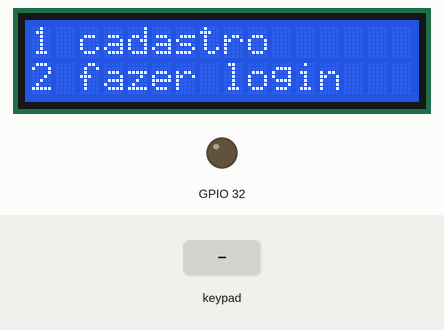
Bench run of a sketch on a simulated ESP32. Parts: 16×2 character LCD, output pins drawn as LEDs (lit = HIGH). Inputs (shaded band) come from the test bench. WiFi joins after 1.5 s; servers stay silent unless stated; what the sketch prints to the serial monitor is not drawn.

Above: at 3.3 s.
3.4 s: keypad keys 1 9 1 8 5 1 7 # pressed 0.4 s apart
At 4.4 s:
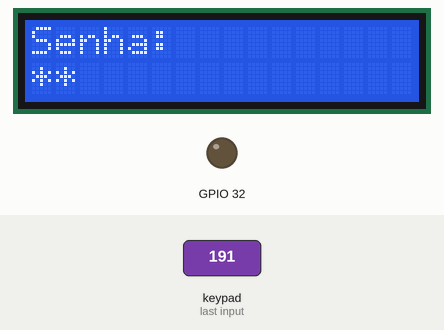
8.1 s: key '2' pressed
At 9.4 s:
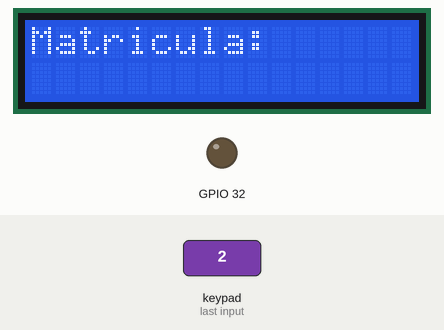
9.7 s: key '#' pressed
At 10.2 s:
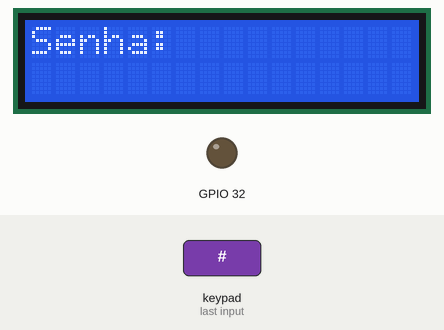
11.2 s: keypad keys 1 2 3 4 # pressed 0.4 s apart
At 14.3 s:
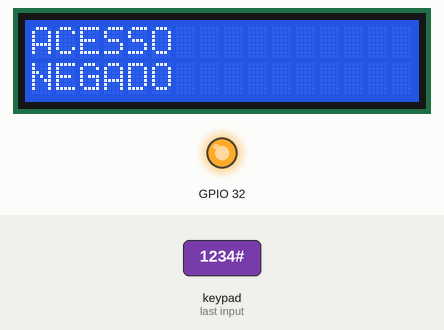
14.7 s: keypad keys 1 9 1 8 5 1 7 * pressed 0.4 s apart
At 20.7 s:
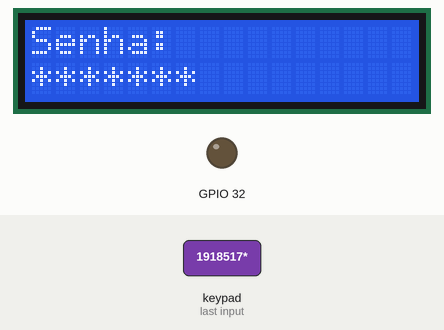
20.9 s: keypad keys 1 9 1 8 5 1 7 pressed 0.4 s apart
At 23.9 s:
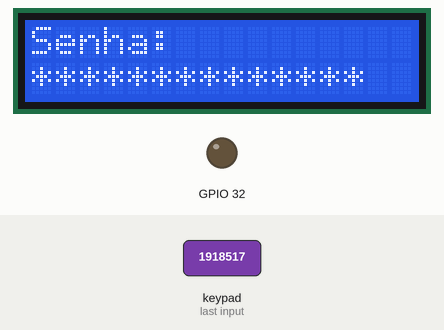
Timing chart, 0 to 25.4 s (numbered marks = the images above; inputs shaded):
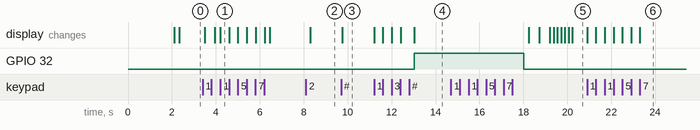

Measured:
- after the input at 3.4 s, the display: first changes after 0.08 s (image 1 shows a later state)
- after the input at 8.1 s, the display: changes after 0.19 s (image 2)
- after the input at 9.7 s, the display: changes at once (image 3)
- after the input at 11.2 s, GPIO 32: LOW → HIGH after 1.8 s; the display: first changes at once (image 4 shows a later state)
- after the input at 14.7 s, the display: first differs from a run without the input after 4.0 s (image 5 shows a later state)
- after the input at 20.9 s, the display: first changes at once (image 6 shows a later state)

The sketch:

gerencia_esp32.ino
```cpp
#include <Keypad.h>               // Biblioteca para lidar com o teclado numérico
#include <WiFi.h>                 // Biblioteca para a conexão Wi-Fi
#include <HTTPClient.h>           // Biblioteca para fazer requisições HTTP
#include <ArduinoJson.h>          // Biblioteca para manipulação de JSON
#include <LiquidCrystal_I2C.h>    // Biblioteca para controlar o display LCD

LiquidCrystal_I2C lcd(0x27, 16, 2);  // Cria uma instância do objeto lcd para controlar o display LCD

const char* ssid = "nome_wifi";      // Nome (SSID) da rede Wi-Fi
const char* password = "senha_wifi"; // Senha da rede Wi-Fi
const String url = "https://acessousuarioesp32-production.up.railway.app/usuarios/"; // URL base da API

const byte LINHAS = 4;   // Número de linhas do teclado numérico
const byte COLUNAS = 3;  // Número de colunas do teclado numérico

char teclas[LINHAS][COLUNAS] = {     // Definição das teclas do teclado numérico
  {'1', '2', '3'},
  {'4', '5', '6'},
  {'7', '8', '9'},
  {'*', '0', '#'}
};

byte pinosLinhas[LINHAS] = {19, 18, 5, 17};    // Pinos conectados às linhas do teclado numérico
byte pinosColunas[COLUNAS] = {16, 4, 15};      // Pinos conectados às colunas do teclado numérico

Keypad keypad = Keypad(makeKeymap(teclas), pinosLinhas, pinosColunas, LINHAS, COLUNAS);   // Cria uma instância do objeto keypad

void setup() {
  lcd.init();                      // Inicializa o display LCD
  lcd.backlight();                 // Habilita a luz de fundo do display
  lcd.setCursor(0, 0);             // Posiciona o cursor na primeira linha, primeira coluna

  Serial.begin(115200);            // Inicializa a comunicação serial com velocidade de 115200 bps
  WiFi.begin(ssid, password);      // Conecta-se à rede Wi-Fi especificada

  lcd.print("Conectando ");
  lcd.setCursor(0, 1);
  lcd.print("ao wifi");

  while (WiFi.status() != WL_CONNECTED) {   // Aguarda até que a conexão Wi-Fi seja estabelecida
    delay(1000);
    Serial.println("Conectando ao WiFi...");
  }

  lcd.clear();
  lcd.print("Conectado! ");
  Serial.println("Conectado ao WiFi!");
  lcd.clear();
}

void loop() {
  delay(200);
  lcd.clear();
  lcd.print("1 cadastro");
  lcd.setCursor(0, 1);
  lcd.print("2 fazer login");


  Serial.println("1 cadastrar usuário");
  Serial.println("2 fazer login");

  char tecla = keypad.getKey();    // Obtém a tecla pressionada pelo usuário

  if (tecla) {
    if (tecla == '1') {
      lcd.clear();
      lcd.print("Insira a senha");
      lcd.setCursor(0, 1);
      lcd.print("de Administrador!");
      delay(300);

      Serial.println("Opção 1 selecionada. Por favor, insira a senha de administrador:");
      if (verificarSenhaAdmin()) {
        cadastrarUsuario();    // Executa a função para cadastrar um usuário
      } else {
        lcd.clear();
        lcd.print("Senha");
        lcd.setCursor(0, 1);
        lcd.print("Incorreta!");
        Serial.println("Senha de administrador incorreta. Operação cancelada.");
      }
    } else if (tecla == '2') {
      Serial.println("Opção 2 selecionada. Efetue o login:");
      fazerLogin();    // Executa a função para fazer login
    }
  }
}

void cadastrarUsuario() {
  lcd.clear();
  lcd.print("Insira ");
  lcd.setCursor(0, 1);
  lcd.print("nova Matricula");
  delay(500);
  String matricula = obterMatricula();    // Obtém a matrícula do usuário
  Serial.println("Digite a senha:");
  String senha = obterSenha();            // Obtém a senha do usuário

  if (WiFi.status() == WL_CONNECTED) {
    HTTPClient http;

    http.begin("https://acessousuarioesp32-production.up.railway.app/usuarios");
    http.addHeader("Content-Type", "application/json");

    String requestBody = "{\"id\": null, \"matricula\":\"" + matricula + "\", \"senha\":\"" + senha + "\", \"ativo\":\"a\" }";

    int httpResponseCode = http.POST(requestBody);

    if (httpResponseCode == 201) {
      lcd.clear();
      lcd.print("Usuário");
      lcd.setCursor(0, 1);
      lcd.print("Cadastrado!");
      Serial.println("Usuário cadastrado");
    } else {
      lcd.clear();
      lcd.print("Tente");
      lcd.setCursor(0, 1);
      lcd.print("Novamente!");
      Serial.print("Falha no cadastro");
      //Serial.println(httpResponseCode);
    }

    http.end();
  }

  delay(500); // Aguarda 5 segundos antes de fazer a próxima requisição
}

bool verificarSenhaAdmin() {
  lcd.clear();
  lcd.print("Insira a senha");
  lcd.setCursor(0, 1);
  lcd.print("de Administrador");
  delay(100);
  lcd.clear();
  lcd.print("Senha adm");
  Serial.println("Digite a senha adm #:");
  String senha = obterSenha();

  if (senha == "1234") {
    return true;
  }

  return false;
}

void fazerLogin() {
  String matricula = obterMatricula();    // Obtém a matrícula do usuário
  Serial.println("Digite a senha seguida de #:");


  lcd.clear();
  lcd.print("Informe a Senha");
  lcd.setCursor(0, 1);
  lcd.print("seguida de #");
  String senha = obterSenha();            // Obtém a senha do usuário

  Serial.print("Matrícula: ");
  Serial.println(matricula);
  Serial.print("Senha: ");
  Serial.println(senha);

  verificaUsuario(matricula, senha);    // Executa a função para verificar o usuário
}

String obterMatricula() {
  lcd.clear();
  lcd.print("Informe a matricula");
  lcd.setCursor(0, 1);
  lcd.print("seguida de #");
  Serial.println("Digite a matrícula seguida de #:");
  String matricula = "";
   lcd.clear();
  lcd.print("Matricula:");
  lcd.setCursor(0, 1);
  char tecla = keypad.getKey();
  while (tecla != '#') {
    if (tecla) {
      lcd.print(tecla);
      Serial.print(tecla);
      matricula += tecla;
    }
    tecla = keypad.getKey();
  }

  Serial.println();
  return matricula;
}

String obterSenha() {
  String senha = "";

   lcd.clear();
  lcd.print("Senha:");
  lcd.setCursor(0, 1);

  char tecla = keypad.getKey();
  while (tecla != '#') {
    if (tecla) {
      lcd.print("*");
      Serial.print("*");
      senha += tecla;
    }
    tecla = keypad.getKey();
  }
  Serial.println();
  return senha;
}

void verificaUsuario(String matricula, String senha) {
  String urlCompleta = url + matricula;

  HTTPClient http;
  http.begin(urlCompleta);

  int httpResponseCode = http.GET();
  if (httpResponseCode > 0) {
    Serial.print("Código de resposta: ");
    Serial.println(httpResponseCode);

    String responseBody = http.getString();
    Serial.println("Resposta:");
    Serial.println(responseBody);

    // Analisa a resposta JSON
    DynamicJsonDocument doc(200);
    DeserializationError error = deserializeJson(doc, responseBody);

    if (error) {
      lcd.clear();
      lcd.print("Não foi possível");
      lcd.setCursor(0, 1);
      lcd.print("Fazer Login");
      Serial.print("Erro na análise JSON: ");
      Serial.println(error.c_str());
    } else {
      String senhaRetornada = doc["senha"].as<String>();
      String ativo = doc["ativo"].as<String>();

      if (senha == senhaRetornada) {
        if (ativo == "a") {
          lcd.clear();
          lcd.print("ACESSO");
          lcd.setCursor(0, 1);
          lcd.print("LIBERADO");
          Serial.println("Acesso liberado!");
          pinMode(33, OUTPUT);
          digitalWrite(33, HIGH);
          delay(5000);
          digitalWrite(33, LOW);
        } else {
          lcd.clear();
          lcd.print("ACESSO");
          lcd.setCursor(0, 1);
          lcd.print("NEGADO");
          Serial.println("Acesso negado!");
          pinMode(32, OUTPUT);
          digitalWrite(32, HIGH);
          delay(5000);
          digitalWrite(32, LOW);
        }
      } else {
        lcd.clear();
        lcd.print("ACESSO");
        lcd.setCursor(0, 1);
        lcd.print("NEGADO");
        Serial.println("Acesso negado!");
        pinMode(32, OUTPUT);
        digitalWrite(32, HIGH);
        delay(5000);
        digitalWrite(32, LOW);
      }
    }
  } else {
    lcd.clear();
    lcd.print("ACESSO");
    lcd.setCursor(0, 1);
    lcd.print("NEGADO");
    pinMode(32, OUTPUT);
    digitalWrite(32, HIGH);
    delay(5000);
    digitalWrite(32, LOW);
    Serial.print("Erro na requisição: ");
    Serial.println(httpResponseCode);
  }

  http.end();
}
```
